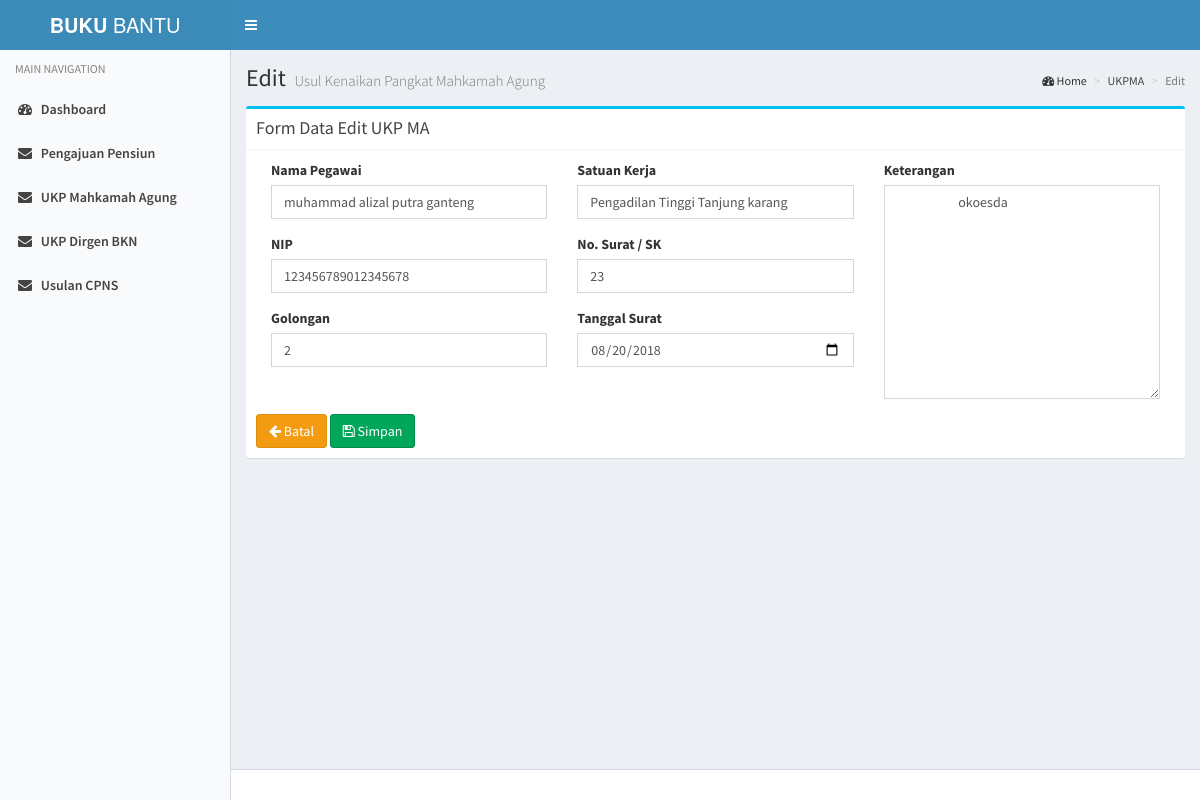
The page /index.php/admin/edit_cpns/1 on the database its author committed.
### tables this page shows
CREATE TABLE `tbl_cpns` (
  `id_cpns` int(11) NOT NULL,
  `nama` varchar(100) DEFAULT NULL,
  `nip` varchar(19) DEFAULT NULL,
  `golongan` varchar(100) DEFAULT NULL,
  `satuan_kerja` varchar(100) DEFAULT NULL,
  `no_surat` varchar(100) DEFAULT NULL,
  `tanggal_surat` date DEFAULT NULL,
  `keterangan` varchar(1000) DEFAULT NULL
);

### application/controllers/admin.php (called while the page is built, shortened)
<?php if ( ! defined('BASEPATH')) exit('No direct script access allowed');
class Admin extends CI_Controller {
	function __construct(){
		$this->load->helper(array('url','form'));
		$this->load->model('model_admin');
	}
	function edit_cpns($id){
		$a['editdata']	= $this->db->get_where('tbl_cpns',array('id_cpns'=>$id))->result_object();
		$a['page']	= "cpns/edit_cpns";
		$this->load->view('admin/index', $a);
	}
}

### index.php (called while the page is built, shortened)
<?php
require_once BASEPATH.'core/CodeIgniter.php';

### application/views/admin/cpns/edit_cpns.php (the view, shortened to what this page needs)
<div class="content-wrapper">
    <section class="content-header">
      <h1>
        Edit
        <small>Usul Kenaikan Pangkat Mahkamah Agung</small>
      </h1>
      <ol class="breadcrumb">
        <li><i class="fa fa-dashboard"></i> Home</a></li>
        <li><a href="<?php echo base_url(); ?>index.php/admin/pensiun">UKPMA</a></li>
        <li class="active">Edit</li>
      </ol>
    </section>
    <section class="content">
      <div class="box box-info">
        <div class="box-header with-border">
          <h3 class="box-title">Form Data Edit UKP MA</h3>
        </div>
        <div class="box-body">
          <?php echo form_open('index.php/admin/update_cpns'); ?>
          <?php
          foreach ($editdata as $data):
          ?>
          <div class="col-lg-4">
            <div class="form-group">
              <label for="exampleInputEmail1">Nama Pegawai</label>
                <input type="text" class="form-control" name="nama" value="<?php echo $data->nama ?>" />
            </div>
            <div class="form-group">
              <label for="exampleInputEmail1">NIP</label>
                <input type="text" class="form-control" name="nip" value="<?php echo $data->nip ?>"/>
            </div>
            <div class="form-group">
              <label for="exampleInputEmail1">Golongan</label>
                <input type="text" class="form-control" name="golongan" value="<?php echo $data->golongan ?>"/>
            </div>
          </div>
          <div class="col-lg-4">
            <div class="form-group">
              <label for="exampleInputEmail1">Satuan Kerja</label>
              <input type="text" class="form-control" name="satuan_kerja" value="<?php echo $data->satuan_kerja ?>"/>
            </div>
            <div class="form-group">
              <label for="exampleInputEmail1">No. Surat / SK</label>
              <input type="text" class="form-control" name="no_surat" value="<?php echo $data->no_surat ?>"/>
            </div>
            <div class="form-group">
              <label for="exampleInputEmail1">Tanggal Surat</label>
                <input type="date" class="form-control" name="tanggal_surat" data-date-format="yyyy-mm-dd" value="<?php echo $data->tanggal_surat ?>"/>
            </div>
          </div>
          <div class="col-lg-4">
            <div class="form-group">
              <label for="exampleInputEmail1">Keterangan</label>
              <textarea name="keterangan" class="form-control" cols="30" rows="10">
                <?php echo $data->keterangan ?>
              </textarea>
            </div>
          </div>
            <a href="<?php echo base_url(); ?>index.php/admin/cpns" class="btn btn-warning"><i class="fa fa-arrow-left"></i> Batal</a>
            <button type="submit" name="simpan" class="btn btn-success"><i class="fa fa-save"></i> Simpan</button>
          <?php endforeach ?>
          <?php echo form_close(); ?>
        </div>
      </div>
    </section>
  </div>

### rows shown on the page
tbl_cpns: nama "muhammad alizal putra ganteng", nip "123456789012345678", golongan "2", satuan_kerja "Pengadilan Tinggi Tanjung karang", no_surat "23", tanggal_surat "08/20/2018", keterangan "okoesda"
